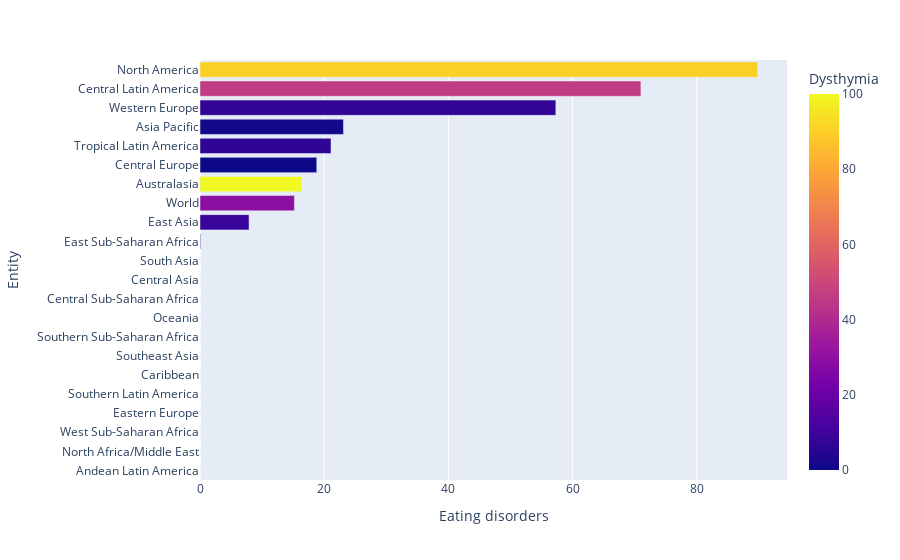

Notebook code for this chart:
### Code cell
df2.sort_values(by= "Eating disorders" ,inplace=True)
plt.figure(dpi=200)
fig = px.bar(df2, x="Eating disorders", y="Entity", orientation='h',color='Dysthymia')
fig.show()

### Figure 1 — Plotly figure (JSON) as saved in the notebook; plotly's stock layout.template omitted (floating-point values rounded to 4 significant figures)
{"data": [{"alignmentgroup": "True", "hovertemplate": "Eating disorders=%{x}<br>Entity=%{y}<br>Dysthymia=%{marker.color}<extra></extra>", "legendgroup": "", "marker": {"color": [0, 23.1, 46.6, 22.9, 0, 0, 0, 0.1, 0, 0, 0, 0, 0.7, 8.3, 29.4, 100, 0, 6.4, 1, 7.5, 46, 90.2], "coloraxis": "coloraxis", "pattern": {"shape": ""}}, "name": "", "offsetgroup": "", "orientation": "h", "showlegend": false, "textposition": "auto", "type": "bar", "x": [0, 0, 0, 0, 0, 0, 0, 0, 0, 0, 0, 0, 0.1, 7.9, 15.2, 16.4, 18.8, 21.1, 23.1, 57.3, 71, 89.8], "xaxis": "x", "y": ["Andean Latin America", "North Africa/Middle East", "West Sub-Saharan Africa", "Eastern Europe", "Southern Latin America", "Caribbean", "Southeast Asia", "Southern Sub-Saharan Africa", "Oceania", "Central Sub-Saharan Africa", "Central Asia", "South Asia", "East Sub-Saharan Africa", "East Asia", "World", "Australasia", "Central Europe", "Tropical Latin America", "Asia Pacific", "Western Europe", "Central Latin America", "North America"], "yaxis": "y"}], "layout": {"autosize": true, "barmode": "relative", "coloraxis": {"colorbar": {"title": {"text": "Dysthymia"}}, "colorscale": [[0, "#0d0887"], [0.1111, "#46039f"], [0.2222, "#7201a8"], [0.3333, "#9c179e"], [0.4444, "#bd3786"], [0.5556, "#d8576b"], [0.6667, "#ed7953"], [0.7778, "#fb9f3a"], [0.8889, "#fdca26"], [1, "#f0f921"]]}, "legend": {"tracegroupgap": 0}, "margin": {"t": 60}, "xaxis": {"anchor": "y", "autorange": true, "domain": [0, 1], "range": [0, 94.53], "title": {"text": "Eating disorders"}, "type": "linear"}, "yaxis": {"anchor": "x", "autorange": true, "domain": [0, 1], "range": [-0.5, 21.5], "title": {"text": "Entity"}, "type": "category"}}}
